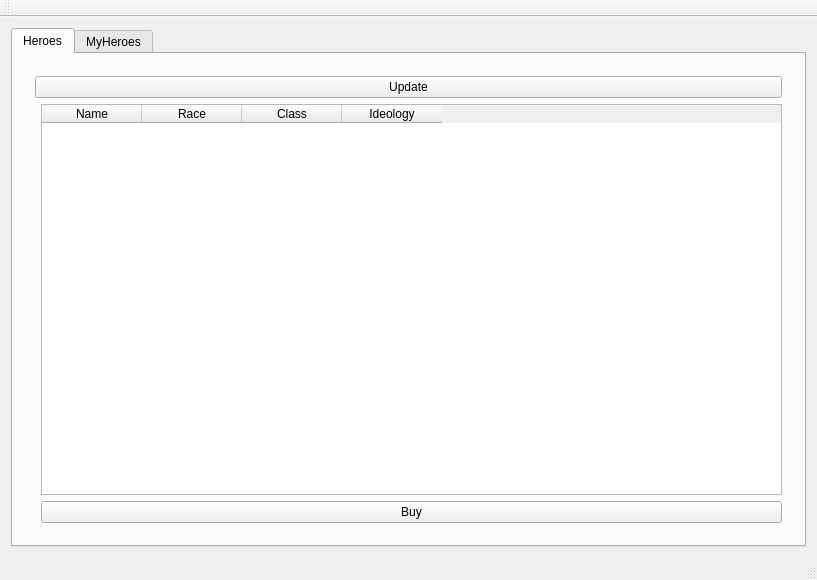
<?xml version="1.0" encoding="UTF-8"?>
<ui version="4.0">
 <class>MainWindow</class>
 <widget class="QMainWindow" name="MainWindow">
  <property name="geometry">
   <rect>
    <x>0</x>
    <y>0</y>
    <width>817</width>
    <height>580</height>
   </rect>
  </property>
  <property name="windowTitle">
   <string>MainWindow</string>
  </property>
  <widget class="QWidget" name="centralWidget">
   <layout class="QGridLayout" name="gridLayout">
    <item row="0" column="0">
     <widget class="QTabWidget" name="tabWidget">
      <property name="currentIndex">
       <number>0</number>
      </property>
      <widget class="QWidget" name="tab">
       <attribute name="title">
        <string>Heroes</string>
       </attribute>
       <layout class="QGridLayout" name="gridLayout_2">
        <item row="0" column="0">
         <widget class="QStackedWidget" name="stackedWidget">
          <property name="currentIndex">
           <number>0</number>
          </property>
          <widget class="QWidget" name="page">
           <layout class="QFormLayout" name="formLayout">
            <item row="0" column="0" colspan="2">
             <widget class="QPushButton" name="pushButton">
              <property name="text">
               <string>Update</string>
              </property>
             </widget>
            </item>
            <item row="2" column="1">
             <widget class="QTableWidget" name="tableWidget">
              <property name="editTriggers">
               <set>QAbstractItemView::SelectedClicked</set>
              </property>
              <column>
               <property name="text">
                <string>Name</string>
               </property>
              </column>
              <column>
               <property name="text">
                <string>Race</string>
               </property>
              </column>
              <column>
               <property name="text">
                <string>Class</string>
               </property>
              </column>
              <column>
               <property name="text">
                <string>Ideology</string>
               </property>
              </column>
             </widget>
            </item>
            <item row="3" column="1">
             <widget class="QPushButton" name="pushButton_2">
              <property name="text">
               <string>Buy</string>
              </property>
             </widget>
            </item>
           </layout>
          </widget>
          <widget class="QWidget" name="page_2"/>
         </widget>
        </item>
       </layout>
      </widget>
      <widget class="QWidget" name="tab_2">
       <attribute name="title">
        <string>MyHeroes</string>
       </attribute>
       <layout class="QGridLayout" name="gridLayout_3">
        <item row="0" column="0">
         <widget class="QTableWidget" name="tableWidget_2">
          <column>
           <property name="text">
            <string>Name</string>
           </property>
          </column>
          <column>
           <property name="text">
            <string>Race</string>
           </property>
          </column>
          <column>
           <property name="text">
            <string>Class</string>
           </property>
          </column>
          <column>
           <property name="text">
            <string>Ideology</string>
           </property>
          </column>
         </widget>
        </item>
       </layout>
      </widget>
     </widget>
    </item>
   </layout>
  </widget>
  <widget class="QMenuBar" name="menuBar">
   <property name="geometry">
    <rect>
     <x>0</x>
     <y>0</y>
     <width>817</width>
     <height>21</height>
    </rect>
   </property>
  </widget>
  <widget class="QToolBar" name="mainToolBar">
   <attribute name="toolBarArea">
    <enum>TopToolBarArea</enum>
   </attribute>
   <attribute name="toolBarBreak">
    <bool>false</bool>
   </attribute>
  </widget>
  <widget class="QStatusBar" name="statusBar"/>
 </widget>
 <layoutdefault spacing="6" margin="11"/>
 <resources/>
 <connections/>
</ui>
